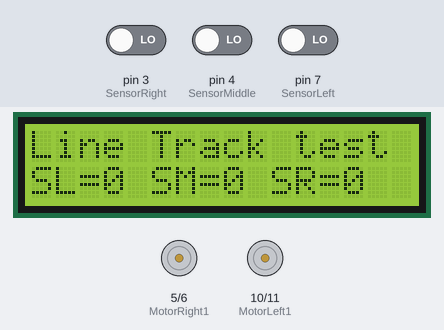
A sketch run on a simulated Arduino Uno, built with avr-gcc and run on an emulated ATmega328P. On the bench: 16×2 character LCD, motor-driver pin pairs drawn as motors (green arrow = first pin HIGH = forward, orange = second pin HIGH = backward, longer = more drive). The test bench sets the inputs (shaded band); at power-on: pin 4 (SensorMiddle) LOW, pin 3 (SensorRight) LOW, pin 7 (SensorLeft) LOW.

Above: at 2.3 s.
2.4 s: pin 4 (SensorMiddle) driven HIGH
At 2.67 s:
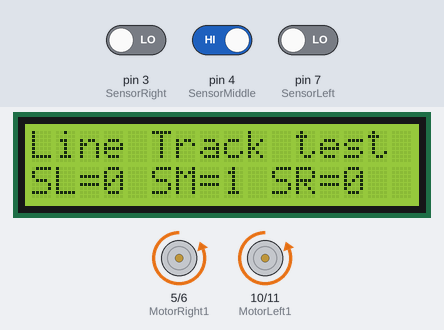
4.5 s: pin 3 (SensorRight) driven HIGH
At 4.67 s:
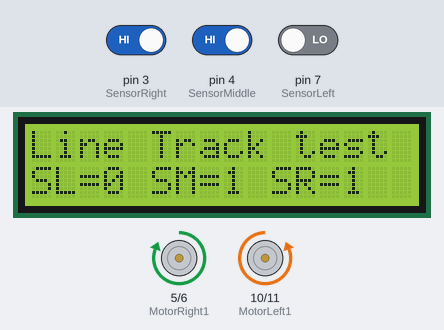
6.7 s: pin 7 (SensorLeft) driven HIGH
At 8.0 s:
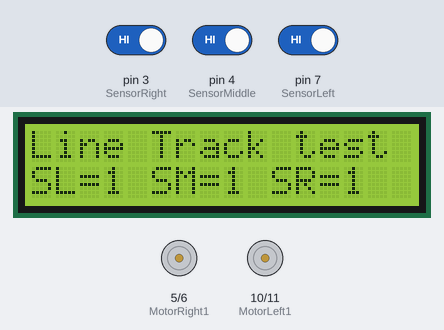
8.3 s: pin 3 (SensorRight) driven LOW
At 8.57 s:
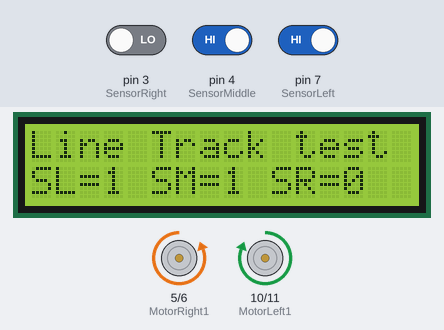
10.4 s: pin 4 (SensorMiddle) driven LOW
At 10.63 s:
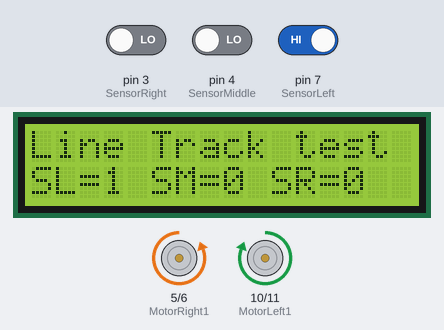
12.0 s: pin 7 (SensorLeft) driven LOW
At 12.4 s:
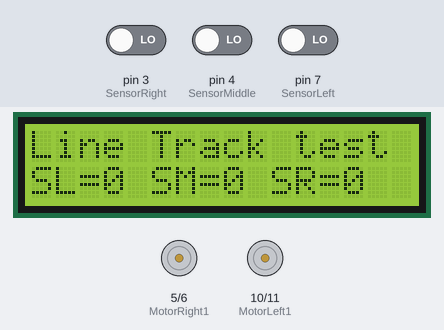
Timing chart, 0 to 14.5 s (numbered marks = the images above; inputs shaded):
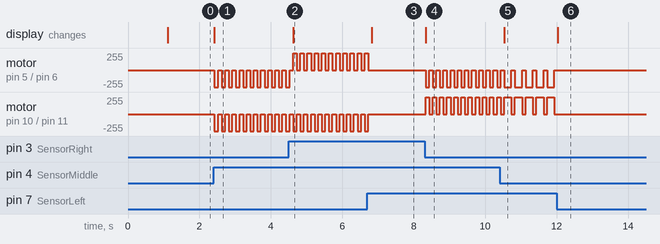

Measured:
- after the input at 2.4 s, motor on pin 5 (MotorRight1) / pin 6 (MotorRight2), motor on pin 10 (MotorLeft1) / pin 11 (MotorLeft2): alternates backward 255/255 for 0.10 s and stopped for 0.10 s, starting at once; the display: changes at once (image 1)
- after the input at 4.5 s, the display: changes after 0.12 s (image 2)
- after the input at 6.7 s, motor on pin 5 (MotorRight1) / pin 6 (MotorRight2), motor on pin 10 (MotorLeft1) / pin 11 (MotorLeft2): goes on until 6.7 s, then stays stopped; the display: changes after 0.13 s (image 3)
- after the input at 8.3 s, motor on pin 5 (MotorRight1) / pin 6 (MotorRight2): alternates backward 255/255 for 0.10 s and stopped for 0.10 s, starting at once; motor on pin 10 (MotorLeft1) / pin 11 (MotorLeft2): alternates forward 255/255 for 0.10 s and stopped for 0.10 s, starting at once; the display: changes at once (image 4)
- after the input at 10.4 s, motor on pin 5 (MotorRight1) / pin 6 (MotorRight2): alternates backward 255/255 for 0.20 s and stopped for 0.10 s, starting after 0.33 s; motor on pin 10 (MotorLeft1) / pin 11 (MotorLeft2): alternates forward 255/255 for 0.20 s and stopped for 0.10 s, starting after 0.33 s; the display: changes after 0.13 s (image 5)
- after the input at 12.0 s, motor on pin 5 (MotorRight1) / pin 6 (MotorRight2), motor on pin 10 (MotorLeft1) / pin 11 (MotorLeft2): stops changing and stays stopped; the display: changes at once (image 6)

The sketch:

Line.ino
```cpp
// (licence header left out)
/*
 * This program works much better than the main program - it issues proper directives to the motors based upon the
 * position of the black line relative to the sensors.
 *
 * However, as it stands it is too aggressive when adjusting course.
 * For example if it detects the black line to the left, it aggressively turns to the left and overshoots
 * the black line. It then gets confused as none of the sensors register the black line and so it just stops the car.
 *
 * History
 * 2020-05-20 gm310509  Updated to get the advance to work correctly.
 *                      Added LCD support to output status of Line tracking sensors.
 */
/*
  L289N Connection:
  ENA = 5V
  ENB = 5V
  IN1 = 5
  IN2 = 6
  IN3 = 10
  IN4 = 11

  LCD1602
  SCL = SCL
  SDA = SDA

  Servo
  Signal = 9
  + = 5V
  - = GND

  Ultrasonic sensor
  Trig = 12
  Echo = 13

  IR control
  Signal = 2
*/
/***********************Motor Pin Definition*************************/
#include <LiquidCrystal_I2C.h>
LiquidCrystal_I2C lcd(0x27, 16, 2);

int MotorRight1 = 5; //IN1 PWM enabled
int MotorRight2 = 6; //IN2 PWM enabled
int MotorLeft1 = 10; //IN3 PWM enabled
int MotorLeft2 = 11; //IN4 PWM enabled
int counter = 0;
const int SensorLeft = 7;      //左感測器輸入腳
const int SensorMiddle = 4 ;   //中感測器輸入腳
const int SensorRight = 3;     //右感測器輸入腳
/***********************IRcode Definition  *************************/
long IRfront =   0x00FF629D;         //Advance
long IRback  =   0x00FFA857;         //Back
long IRturnright = 0x00FFC23D;       //Right
long IRturnleft = 0x00FF22DD;        //Left
long IRstop  =   0x00FF02FD;         //Stop
long IRcny70 =   0x00FF6897;         //CNY70 line routing
long IRAutorun = 0x00FF9867;         //Ultrasonics
//long IRturnsmallleft= 0x00FF22DD;
/*************************Define Line Track pins************************************/

int SL;    //Status of Left line track sensor
int SM;    //Status of Midd line track sensor
int SR;    //Status of Righ line track sensor
int SLPrev;    // Previous status of Left line track sensor
int SMPrev;    // Previous status of Middle line track sensor
int SRPrev;    // Previous status of Right line track sensor
/*************************Define IR pins************************************/

/*************************Init Ultrasonic sensor******************************/
int inputPin = 13 ; // Echo
int outputPin = 12; // Trig
int Fspeedd = 0; // 前方距離
int Rspeedd = 0; // 右方距離
int Lspeedd = 0; // 左方距離
int directionn = 0; // 前=8 後=2 左=4 右=6
/**************************Init Servo Pin*************************************/
int Servopin = 9; //Define the servo pin

int delay_time = 250; // 伺服馬達轉向後的穩定時間
int Fgo = 8; // 前進
int Rgo = 6; // 右轉
int Lgo = 4; // 左轉
int Bgo = 2; // 倒車
void advance(int a) //Forward
{
  digitalWrite(MotorRight1, LOW);
  digitalWrite(MotorRight2, HIGH);
  digitalWrite(MotorLeft1, LOW);
  digitalWrite(MotorLeft2, HIGH);
  delay(a * 100);
}
void right(int b) //right turn one wheel control
{
  digitalWrite(MotorLeft1, LOW);
  digitalWrite(MotorLeft2, HIGH);
  digitalWrite(MotorRight1, LOW);
  digitalWrite(MotorRight2, LOW);
  delay(b * 100);
}
void left(int c) //Left turn one wheel control
{
  digitalWrite(MotorRight1, LOW);
  digitalWrite(MotorRight2, HIGH);
  digitalWrite(MotorLeft1, LOW);
  digitalWrite(MotorLeft2, LOW);
  delay(c * 100);
}
void turnR(int d) //right turn one wheel control
{
  digitalWrite(MotorRight1, HIGH);
  digitalWrite(MotorRight2, LOW);
  digitalWrite(MotorLeft1, LOW);
  digitalWrite(MotorLeft2, HIGH);
  delay(d * 100);
}
void turnL(int e) //Left turn two wheel control
{
  digitalWrite(MotorRight1, LOW);
  digitalWrite(MotorRight2, HIGH);
  digitalWrite(MotorLeft1, HIGH);
  digitalWrite(MotorLeft2, LOW);
  delay(e * 100);
}
void stopp(int f) //stop
{
  digitalWrite(MotorRight1, LOW);
  digitalWrite(MotorRight2, LOW);
  digitalWrite(MotorLeft1, LOW);
  digitalWrite(MotorLeft2, LOW);
  delay(f * 100);
}
void back(int g) //Back
{
  digitalWrite(MotorRight1, HIGH);
  digitalWrite(MotorRight2, LOW);
  digitalWrite(MotorLeft1, HIGH);
  digitalWrite(MotorLeft2, LOW);;
  delay(g * 100);
}
void s_advance()
{
  analogWrite(MotorLeft1, 0);
//  analogWrite(MotorLeft1, 80);
  analogWrite(MotorLeft2, 150);
  analogWrite(MotorRight1, 0);
//  analogWrite(MotorRight1, 80);
  analogWrite(MotorRight2, 150);
}
void s_left()
{
  analogWrite(MotorRight1, 50);
  analogWrite(MotorRight2, 150);
  analogWrite(MotorLeft1, 0);
  analogWrite(MotorLeft2, 20);
}
void s_right()
{ analogWrite(MotorLeft1, 80);
  analogWrite(MotorLeft2, 150);
  analogWrite(MotorRight1, 0);
  analogWrite(MotorRight2, 20);
}


int updateLineTracks(int pos, int prev, int curr) {
  if (prev != curr) {
    lcd.setCursor(pos, 1);
    lcd.print(curr);
  }
  return curr;
}
void updateLineTracks() {
  SLPrev = updateLineTracks( 3, SLPrev, SL);
  SMPrev = updateLineTracks( 8, SMPrev, SM);
  SRPrev = updateLineTracks(13, SRPrev, SR);
}


/******************Initializition ****************************************/
void setup()
{
  pinMode(MotorRight1, OUTPUT);  // 5 (PWM)
  pinMode(MotorRight2, OUTPUT);  // 6 (PWM)
  pinMode(MotorLeft1,  OUTPUT);  // 10 (PWM)
  pinMode(MotorLeft2,  OUTPUT);  // 11 (PWM)
  pinMode(SensorLeft,  INPUT);    //Init left sensor
  pinMode(SensorMiddle, INPUT); //Init Middle sensor
  pinMode(SensorRight, INPUT);   //Init Right sensor

  lcd.init();
  lcd.backlight();
  lcd.clear();
  lcd.print("TA0135_Ver3.0");
  delay(1000);

  lcd.clear();
  lcd.print("Line Track test mode");
  lcd.setCursor(0,1);
        //   01234567890123
  lcd.print("SL=  SM=  SR=");
  SRPrev = SMPrev = SLPrev = -1;      // Force update of LCD status the first time.
}

//******************************************************************************(LOOP)
void loop()
{
  SL = digitalRead(SensorLeft);
  SM = digitalRead(SensorMiddle);
  SR = digitalRead(SensorRight);
  updateLineTracks();

  //right fast 20 200
  if (SM == HIGH && SR == HIGH && SL == LOW)
  {
    turnR(1);
  }
  if (SM == HIGH && SR == LOW && SL == HIGH)
  {
    turnL(1);

  }
  if (SM == HIGH && SR == LOW && SL == LOW)
  {
    // the original s_advance does not move the car.
    // This is because the function uses PWM to control the movement - which is fine.
    // But, it is called constantly inside the loop. So, the PWM is constantly being
    // reset. As a result, the PWM doesn't get a chance to "get started" during the constant
    // reinitialisation.
    // Solutions:
    // a) Call the advance method (which is very aggressive)
    // b) Add a delay after s_advance
    // c) Fix the program to only make a change if there is a change in the sensor readings (I will do this
    //    as a revision and commit it to my GitHub later).
//    s_advance();
    advance(1);
  }
  if(SM == LOW && SR == LOW && SL == HIGH)
  {
    turnL(2);
  }
  if(SM == LOW && SR == HIGH && SL == LOW)
  {
  turnR(2);
  }
  else
  {
    stopp(1);
  }

}
```
